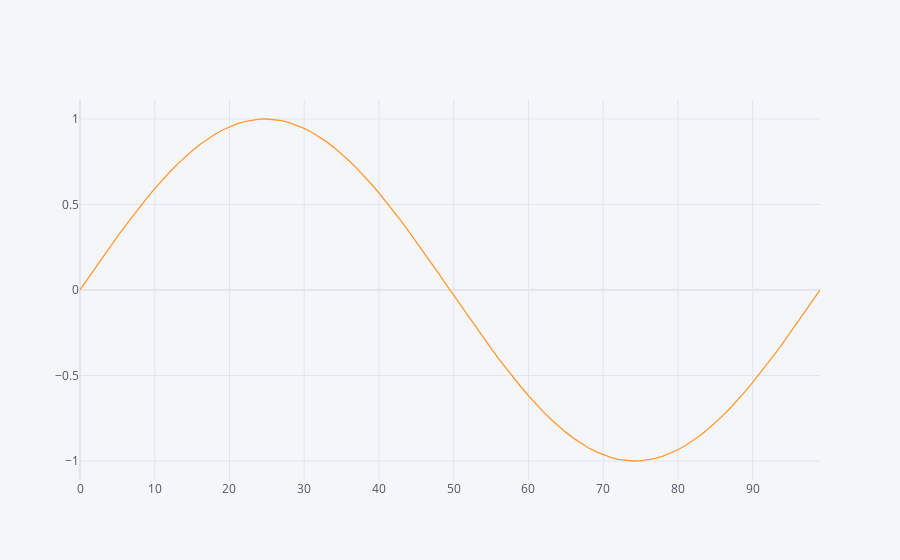

Notebook code cell kept with this figure:
### Code cell
ds = pd.Series(y, name="selim")
ds.iplot()

### Figure 1 — Plotly figure (JSON) as saved in the notebook; plotly's stock layout.template omitted (floating-point values rounded to 4 significant figures)
{"data": [{"line": {"color": "rgba(255, 153, 51, 1.0)", "dash": "solid", "shape": "linear", "width": 1.3}, "mode": "lines", "name": "selim", "text": "", "type": "scatter", "x": [0, 1, 2, 3, 4, 5, 6, 7, 8, 9, 10, 11, 12, 13, 14, 15, 16, 17, 18, 19, 20, 21, 22, 23, 24, 25, 26, 27, 28, 29, 30, 31, 32, 33, 34, 35, 36, 37, 38, 39, 40, 41, 42, 43, 44, 45, 46, 47, 48, 49, 50, 51, 52, 53, 54, 55, 56, 57, 58, 59, 60, 61, 62, 63, 64, 65, 66, 67, 68, 69, 70, 71, 72, 73, 74, 75, 76, 77, 78, 79, 80, 81, 82, 83, 84, 85, 86, 87, 88, 89, 90, 91, 92, 93, 94, 95, 96, 97, 98, 99], "y": [0, 0.06342, 0.1266, 0.1893, 0.2511, 0.312, 0.3717, 0.4298, 0.4862, 0.5406, 0.5929, 0.6428, 0.6901, 0.7346, 0.7761, 0.8146, 0.8497, 0.8815, 0.9096, 0.9341, 0.9549, 0.9718, 0.9848, 0.9938, 0.9989, 0.9999, 0.9969, 0.9898, 0.9788, 0.9638, 0.945, 0.9224, 0.896, 0.866, 0.8326, 0.7958, 0.7557, 0.7127, 0.6668, 0.6182, 0.5671, 0.5137, 0.4582, 0.4009, 0.342, 0.2817, 0.2203, 0.158, 0.09506, 0.03173, -0.03173, -0.09506, -0.158, -0.2203, -0.2817, -0.342, -0.4009, -0.4582, -0.5137, -0.5671, -0.6182, -0.6668, -0.7127, -0.7557, -0.7958, -0.8326, -0.866, -0.896, -0.9224, -0.945, -0.9638, -0.9788, -0.9898, -0.9969, -0.9999, -0.9989, -0.9938, -0.9848, -0.9718, -0.9549, -0.9341, -0.9096, -0.8815, -0.8497, -0.8146, -0.7761, -0.7346, -0.6901, -0.6428, -0.5929, -0.5406, -0.4862, -0.4298, -0.3717, -0.312, -0.2511, -0.1893, -0.1266, -0.06342, -2.449e-16]}], "layout": {"legend": {"bgcolor": "#F5F6F9", "font": {"color": "#4D5663"}}, "paper_bgcolor": "#F5F6F9", "plot_bgcolor": "#F5F6F9", "title": {"font": {"color": "#4D5663"}}, "xaxis": {"gridcolor": "#E1E5ED", "showgrid": true, "tickfont": {"color": "#4D5663"}, "title": {"font": {"color": "#4D5663"}, "text": ""}, "zerolinecolor": "#E1E5ED"}, "yaxis": {"gridcolor": "#E1E5ED", "showgrid": true, "tickfont": {"color": "#4D5663"}, "title": {"font": {"color": "#4D5663"}, "text": ""}, "zerolinecolor": "#E1E5ED"}}}
